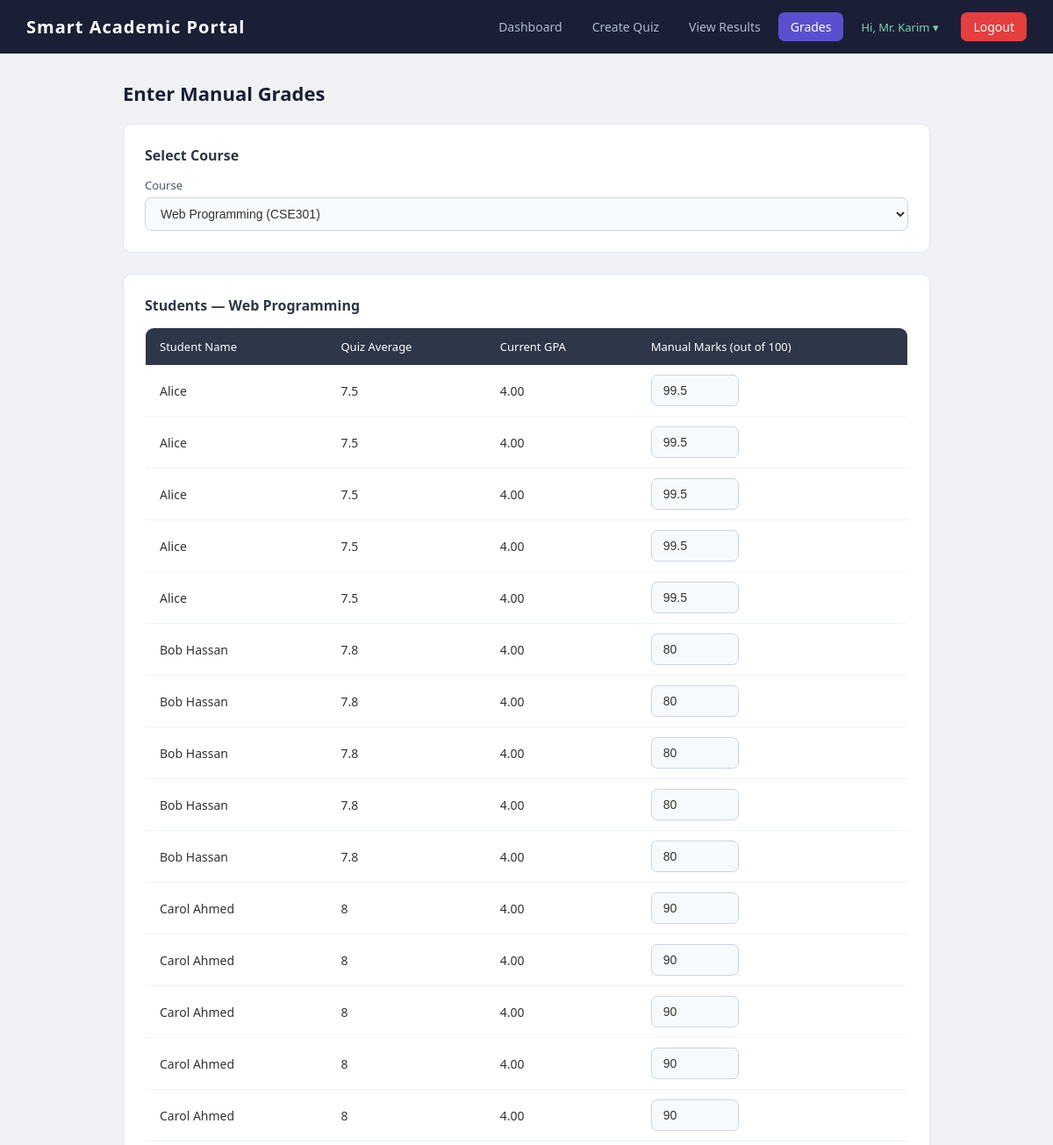
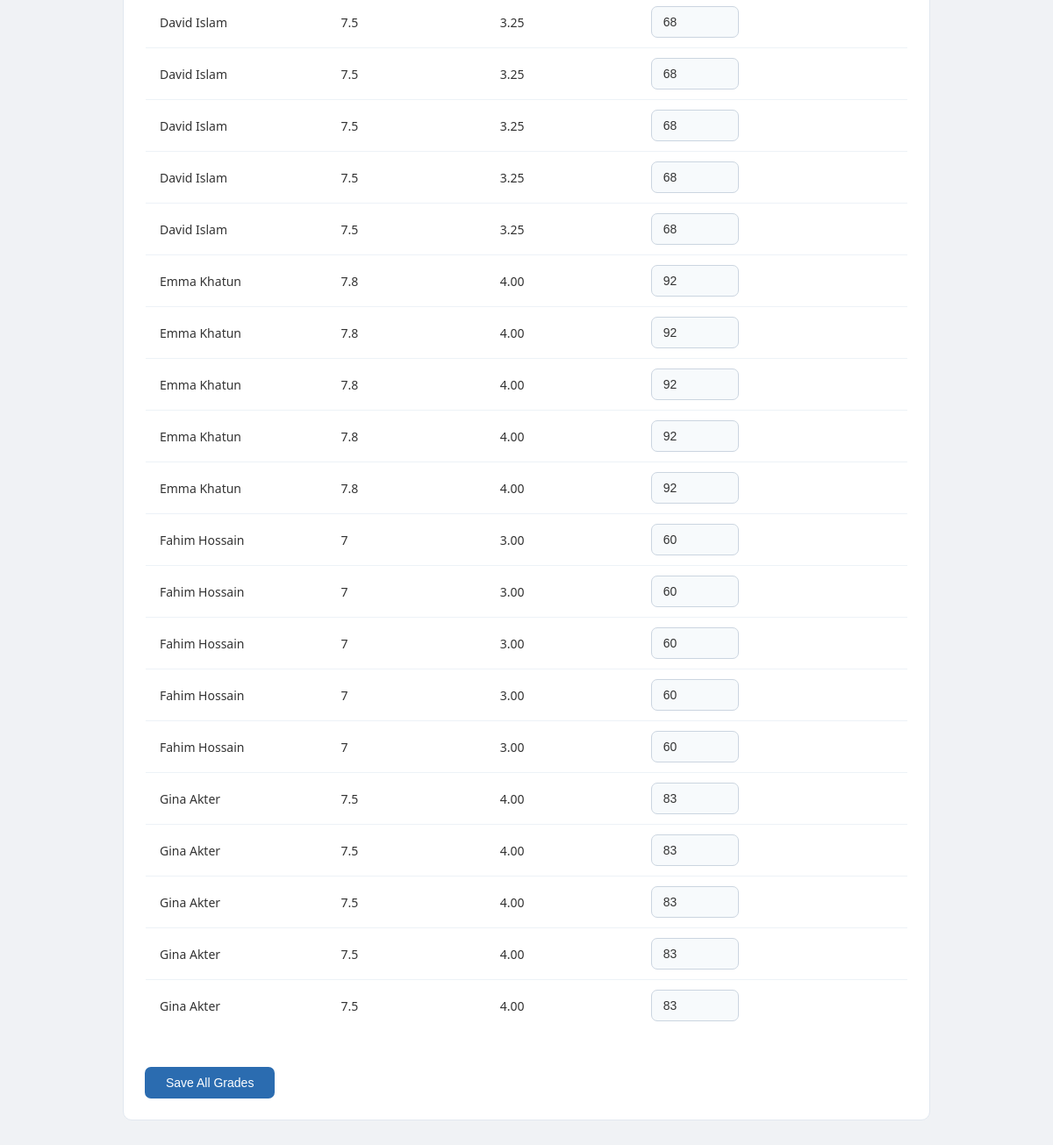
Page /teacher/enter_grades.php?course_id=1 (signed in) on the committed database (2 pictures, top to bottom).
### tables this page shows
CREATE TABLE `courses` (
  `id` int(11) NOT NULL,
  `title` varchar(150) NOT NULL,
  `code` varchar(20) NOT NULL,
  `teacher_id` int(11) DEFAULT NULL
);

CREATE TABLE `users` (
  `id` int(11) NOT NULL,
  `name` varchar(100) NOT NULL,
  `email` varchar(100) NOT NULL,
  `password` varchar(255) NOT NULL,
  `role` enum('student','teacher','admin') DEFAULT 'student',
  `created_at` timestamp NOT NULL DEFAULT current_timestamp()
);

### teacher/enter_grades.php (the view, shortened to what this page needs)
<?php
$teacher_id = $_SESSION['user_id'];
$courses = mysqli_query($conn,
    "SELECT * FROM courses WHERE teacher_id=$teacher_id ORDER BY title");
$selected_course = isset($_GET['course_id']) ? intval($_GET['course_id']) : 0;
$students = null;
if ($selected_course) {
    $students = mysqli_query($conn,
        "SELECT u.id, u.name,
                COALESCE(g.manual_marks, 0) AS current_marks,
                COALESCE(g.quiz_avg, 0)     AS quiz_avg,
                COALESCE(g.gpa, 0)          AS current_gpa
         FROM enrollments e
         JOIN users u ON e.student_id = u.id
         LEFT JOIN grades g ON g.student_id = u.id AND g.course_id = $selected_course
         WHERE e.course_id = $selected_course
         ORDER BY u.name");
}
?>
<!DOCTYPE html>
<html lang="en">
<head>
  <link rel="stylesheet" href="../assets/style.css">
</head>
<body>
<?php include '../includes/header.php'; ?>
<div class="container">
  <h2>Enter Manual Grades</h2>
  <div class="card">
    <h3>Select Course</h3>
    <form method="GET">
      <label>Course</label>
      <select name="course_id" onchange="this.form.submit()" required>
        <?php
        mysqli_data_seek($courses, 0);
        while($c = mysqli_fetch_assoc($courses)):
        ?>
          <option value="<?= $c['id'] ?>"
            <?= ($selected_course == $c['id']) ? 'selected' : '' ?>>
            <?= $c['title'] ?> (<?= $c['code'] ?>)
          </option>
        <?php endwhile; ?>
      </select>
    </form>
  </div>
  <?php if($selected_course && $students && mysqli_num_rows($students) > 0): ?>
  <div class="card">
    <h3>
      Students —
      <?php
        $course_info = mysqli_fetch_assoc(mysqli_query($conn,
            "SELECT title FROM courses WHERE id=$selected_course"));
        echo $course_info['title'];
      ?>
    </h3>
    <form method="POST">
      <table class="data-table">
        <thead>
          <tr>
            <th>Student Name</th>
            <th>Quiz Average</th>
            <th>Current GPA</th>
            <th>Manual Marks (out of 100)</th>
          </tr>
        </thead>
        <tbody>
        <?php while($s = mysqli_fetch_assoc($students)): ?>
          <tr>
            <td><?= $s['name'] ?></td>
            <td><?= round($s['quiz_avg'], 1) ?></td>
            <td><?= number_format($s['current_gpa'], 2) ?></td>
            <td>
              <input type="number"
                     name="marks[<?= $s['id'] ?>]"
                     value="<?= $s['current_marks'] ?>"
                     min="0" max="100" step="0.5"
                     style="width:100px">
            </td>
          </tr>
        <?php endwhile; ?>
        </tbody>
      </table>
      <button type="submit" style="margin-top:16px">Save All Grades</button>
    </form>
  </div>
  <?php elseif($selected_course): ?>
    <div class="card">
      <p style="color:#718096">No students enrolled in this course yet.</p>
    </div>
  <?php endif; ?>
</div>
</body>
</html>

### assets/style.css (style rules this page uses)
* { margin: 0; padding: 0; box-sizing: border-box; }
body { font-family: 'Segoe UI', Tahoma, Geneva, Verdana, sans-serif; background: #f0f2f5; color: #333; font-size: 15px; }
.container { max-width: 960px; margin: 30px auto; padding: 0 20px; }
h2 { font-size: 22px; font-weight: 600; margin-bottom: 20px; color: #1a1f36; }
h3 { font-size: 16px; font-weight: 600; margin-bottom: 14px; color: #2d3748; }
.card { background: #fff; border-radius: 10px; padding: 24px; margin-bottom: 24px; border: 1px solid #e2e8f0; }
label { display: block; font-size: 13px; font-weight: 500; color: #4a5568; margin-top: 14px; margin-bottom: 5px; }
input[type="text"], input[type="email"], input[type="password"], input[type="number"], select, textarea { width: 100%; padding: 9px 13px; border: 1px solid #cbd5e0; border-radius: 7px; font-size: 14px; background: #f7fafc; color: #333; transition: border 0.2s; }
button[type="submit"] { margin-top: 18px; background: #2b6cb0; color: #fff; border: none; padding: 10px 24px; border-radius: 7px; font-size: 14px; font-weight: 500; cursor: pointer; transition: background 0.2s; }
.data-table { width: 100%; border-collapse: collapse; background: #fff; border-radius: 10px; overflow: hidden; border: 1px solid #e2e8f0; margin-bottom: 24px; }
.data-table th { background: #2d3748; color: #fff; padding: 12px 16px; text-align: left; font-size: 13px; font-weight: 500; }
.data-table td { padding: 11px 16px; border-bottom: 1px solid #edf2f7; font-size: 14px; }
.data-table tr:last-child td { border-bottom: none; }

### rows in the picture
courses: title "Web Programming"
users: name "Alice", quiz_avg "7.5", current_gpa "4.00", current_marks "99.5"
users: name "Bob Hassan", quiz_avg "7.8", current_gpa "4.00", current_marks "80"
users: name "Carol Ahmed", quiz_avg "8", current_gpa "4.00", current_marks "90"
users: name "David Islam", quiz_avg "7.5", current_gpa "3.25", current_marks "68"
users: name "Emma Khatun", quiz_avg "7.8", current_gpa "4.00", current_marks "92"
users: name "Fahim Hossain", quiz_avg "7", current_gpa "3.00", current_marks "60"
users: name "Gina Akter", quiz_avg "7.5", current_gpa "4.00", current_marks "83"

### other values in the picture
$_SESSION['user_name'] "Mr. Karim"
form field course_id "Web Programming (CSE301)"
